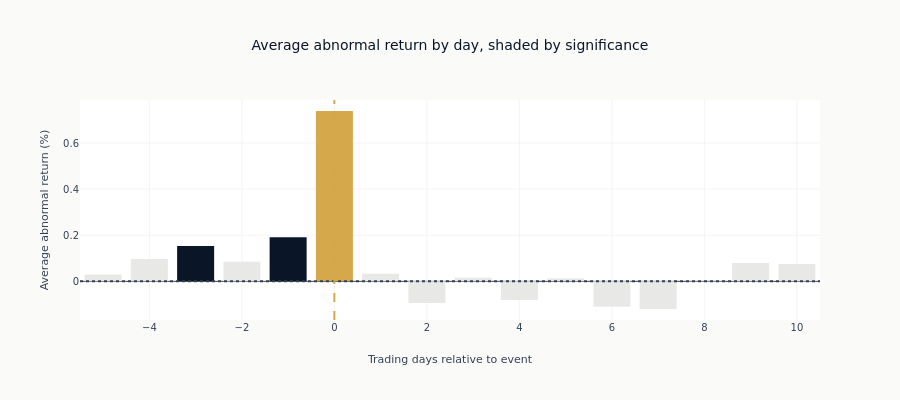

Here is the notebook cell this chart was saved with:
### Markdown cell above
Two features of this curve are worth separating before reading it as a result.

The pre-event rise is not evidence of anything predictive. The event is *defined* by a
momentum breakout, so the days leading up to it are days on which the price rose by
construction; a cumulative abnormal return that climbs from day minus five to day zero
is that definition showing up in the chart. The quantity to read is what happens after
day zero, because only that part was unknown at the moment the signal fired.

What happens after day zero is a flat to gently declining line inside a band that widens
with every additional day. Widening is mechanical, since each day adds variance to a
cumulative sum, and it is the reason a CAAR window has to be fixed in advance: extending
it until the band excludes zero is a search, and the band was chosen to make that easy.

### Daily abnormal returns

Decomposing the CAAR into its per-day contributions shows *where* the abnormal
return is earned. Bars whose t-statistic clears `Z_CRIT` are drawn in the primary
colour, the rest are muted, and the event day is highlighted whatever its significance.

### Code cell
if len(result["daily_aar"]) > 0:
    daily_aar = result["daily_aar"]

    days = daily_aar["day"].to_list()
    aar_pct = (daily_aar["aar"] * 100).to_list()
    t_stats = daily_aar["t_stat"].to_list()

    # Color by significance; highlight the event day
    bar_colors = [
        COLORS["amber"]
        if d == 0
        else (COLORS["blue"] if abs(t) > Z_CRIT else COLORS["silver_muted"])
        for d, t in zip(days, t_stats, strict=True)
    ]

    fig = go.Figure()
    fig.add_trace(go.Bar(x=days, y=aar_pct, marker_color=bar_colors, name="AAR"))
    fig.add_hline(y=0, line_dash="dot", line_color=COLORS["neutral"])
    fig.add_vline(x=0, line_dash="dash", line_color=COLORS["amber"])

    fig.update_layout(
        title="Average abnormal return by day, shaded by significance",
        xaxis_title="Trading days relative to event",
        yaxis_title="Average abnormal return (%)",
        height=400,
    )

    show_plotly_with_alt(
        fig,
        (
            "A bar chart of average abnormal return in percent by trading day relative to the "
            "event, from five days before to ten days after, against a dashed zero line. "
            "Bars are shaded by significance: those whose t-statistic clears the critical "
            "value are dark, the rest are pale grey, and the event-day bar is amber. The "
            "amber bar at day zero is by far the tallest, several times the height of any "
            "other. Two pre-event bars, three days and one day before, are dark and "
            "positive, so they clear the threshold too. The remaining bars are small and "
            "pale, scattered on both sides of zero, with the post-event days slightly more "
            "often negative than positive."
        ),
    )

### Figure 1 — Plotly figure (JSON) as saved in the notebook; plotly's stock layout.template omitted (floating-point values rounded to 4 significant figures)
{"data": [{"marker": {"color": ["#e8e8e6", "#e8e8e6", "#0a1628", "#e8e8e6", "#0a1628", "#D4A84B", "#e8e8e6", "#e8e8e6", "#e8e8e6", "#e8e8e6", "#e8e8e6", "#e8e8e6", "#e8e8e6", "#e8e8e6", "#e8e8e6", "#e8e8e6"]}, "name": "AAR", "type": "bar", "x": [-5, -4, -3, -2, -1, 0, 1, 2, 3, 4, 5, 6, 7, 8, 9, 10], "y": [0.02956, 0.09737, 0.153, 0.08486, 0.1909, 0.739, 0.03327, -0.09424, 0.01519, -0.08032, 0.01309, -0.1096, -0.1198, 0.001151, 0.08012, 0.07543]}], "layout": {"height": 400, "shapes": [{"line": {"color": "#334155", "dash": "dot"}, "type": "line", "x0": 0, "x1": 1, "xref": "x domain", "y0": 0, "y1": 0, "yref": "y"}, {"line": {"color": "#D4A84B", "dash": "dash"}, "type": "line", "x0": 0, "x1": 0, "xref": "x", "y0": 0, "y1": 1, "yref": "y domain"}], "title": {"text": "Average abnormal return by day, shaded by significance"}, "xaxis": {"title": {"text": "Trading days relative to event"}}, "yaxis": {"title": {"text": "Average abnormal return (%)"}}}}
